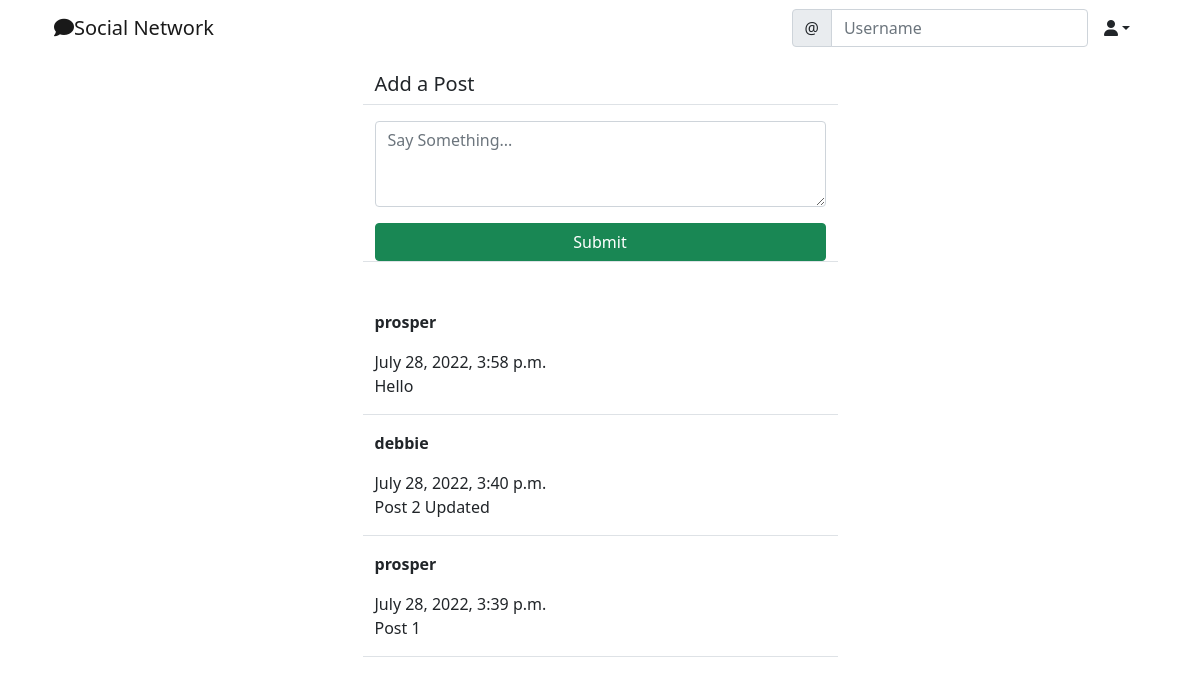
Before: /social/ (signed in) with the older database file.
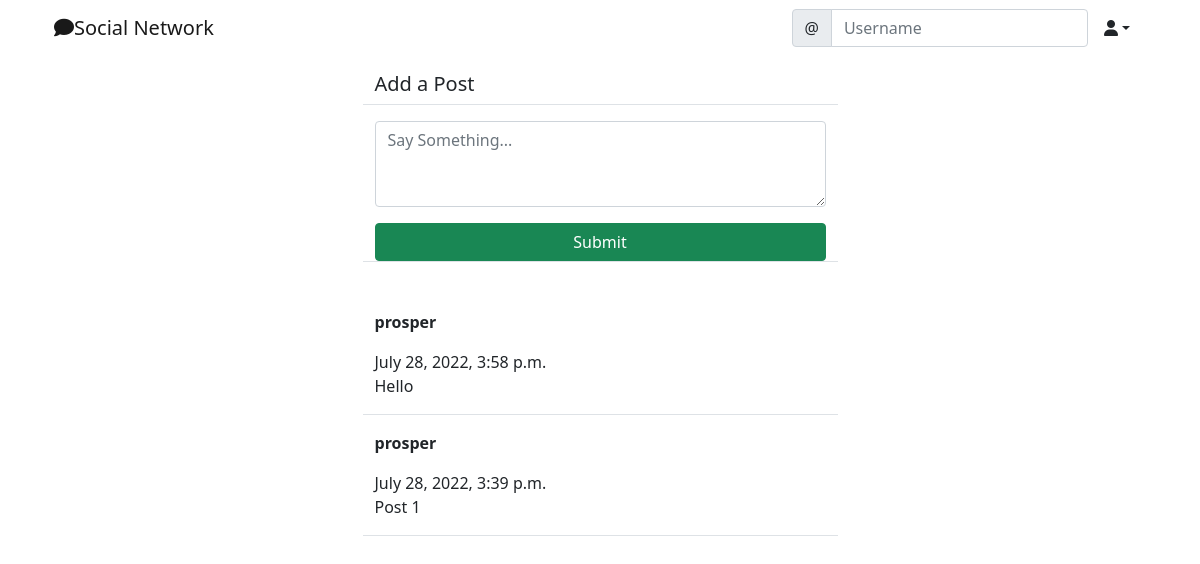
After: the same page with the newer database file.
### social/models.py (models this page shows, shortened)
class Post(models.Model):
    body = models.TextField()
    created_on = models.DateTimeField(default=timezone.now)
    author = models.ForeignKey(User, on_delete=models.CASCADE)

### social/views.py (the view, shortened to what this page needs)
# urls.py: path("", PostListView.as_view(), name="post-list"),
class PostListView(LoginRequiredMixin, View):
    def get(self, request, *args, **kwargs):
        posts = Post.objects.all().order_by('-created_on')
        form = PostForm()
        context = {
            'posts': posts,
            'form': form
        }
        return render(request, 'social/post_list.html', context)

### social/forms.py
class PostForm(forms.ModelForm):
    body = forms.CharField(
        label="",
        widget=forms.Textarea(attrs={
            "rows": 3,
            "placeholder": "Say Something..."
        })
    )
    class Meta:
        model = Post
        fields = ["body"]

### social/templates/social/post_list.html (shortened to what this page needs)
{% extends 'landing/base.html' %}
{% load crispy_forms_tags %}
{% block content %}
<div class="container">
    <div class="row justify-content-center mt-3">
        <div class="col-md-5 col-sm-12 border-bottom">
            <h5>Add a Post</h5>
        </div>
    </div>
    <div class="row justify-content-center mt-3 mb-5">
        <div class="col-md-5 col-sm-12 border-bottom">
            <form method="POST">
                {{ form | crispy }}
                <div class="d-grid gap-2">
                    <button class="btn btn-success mt-3">Submit</button>
                </div>
            </form>
        </div>
    </div>
    {% for post in posts %}
    <div class="row justify-content-center mt-3">
        <div class="col-md-5 col-sm-12 border-bottom">
            <p><strong>{{ post.author}}</strong></p> {{ post.created_on }}
            <p>{{ post.body }}</p>
        </div>
    </div>
    {% endfor %}
</div>
{% endblock content %}

Changed rows visible on the page:
removed Post: author "debbie", created_on "July 28, 2022, 3:40 p.m.", body "Post 2 Updated"
